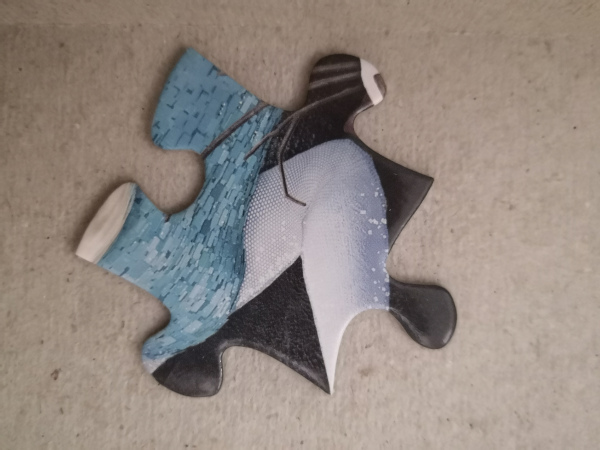
#> input picture Lab2/Images/image-35.jpg, 600 x 450 px
$ python -i stat_classifier.py   (imports and definitions only)
#> lines starting #> are read from the running program, lines starting #| are printed output that depends on the picture; after the words box and inside, x2 and y2 are one past the last pixel; in counts of white or black regions, pixels touching at a corner belong together; pictures that were not available may be replaced by others from this repository, and a replacement may not be noted
from scipy.stats import multivariate_normal
import numpy as np
import matplotlib.pyplot as plt
import cv2
import os

vertical_prewitt = np.array([
    [1,1,1],
    [0,0,0],
    [-1,-1,-1]
])
horizontal_prewitt = np.array([
    [1,0,-1],
    [1,0,-1],
    [1,0,-1]
])

laplacian = np.array([
    [0,-1,0],
    [-1,4,-1],
    [0,-1,0]
])


class Stat_Classifier:

    def __init__(self,image) -> None:
        self.image = image
        pass
    def classify(self,validation_features,fg_features,bg_features,mask,image):
        """
        Multiplies two numbers and returns the result.

        Args:
            image_features : The features for whole image.

        Returns:
            vector (2d): the predictions per pixel.
        """

        fg_feature_matrix = np.stack(fg_features, axis=-1)
        fg_mean_vector = np.mean(fg_feature_matrix, axis=0)
        fg_cov_matrix = np.cov(fg_feature_matrix, rowvar=False)
        print("fg mean shape:",fg_mean_vector.shape)
        print("fg cov shape:", fg_cov_matrix.shape)
        # print(np.sum(fg_mean_vector))

        #make each feature a row in the matrix
        # print(fg_features.shape)
        bg_feature_matrix = np.stack(bg_features, axis=-1)
        bg_mean_vector = np.mean(bg_feature_matrix, axis=0)
        bg_cov_matrix = np.cov(bg_feature_matrix, rowvar=False)
        print("bg mean shape:",bg_mean_vector.shape)
        print("bg cov shape",bg_cov_matrix.shape)


        reshaped_features = validation_features.T


        ####### vector of predictions #######
        probabilities = self.foreground_given_pixel(reshaped_features, fg_mean_vector, fg_cov_matrix, bg_mean_vector, bg_cov_matrix,mask,image)

        height, width = self.image.shape[0], self.image.shape[1]

        predictions_reshaped = probabilities.reshape(height, width)

        return predictions_reshaped

    def foreground_given_pixel(self,x,fg_mean, fg_cov, bg_mean, bg_cov,mask,image):
        """
        Args:
            mask (2d array): Remember to binarize it.
            image (type):the original image.

        Returns:
            type: probability.
        """
        N = image.shape[0]*image.shape[1]
        N_fg = np.sum(mask)
        N_bg = N - N_fg

        numerator = multivariate_normal.pdf( x, mean = fg_mean, cov= fg_cov, allow_singular=True) * (N_fg)
        denominator = multivariate_normal.pdf(x, mean=fg_mean, cov=fg_cov, allow_singular=True)*N_fg \
                    + multivariate_normal.pdf( x, mean= bg_mean, cov= bg_cov, allow_singular=True) * (N_bg)
        small_value = 1e-10  # You can adjust the small value if needed
        denominator = np.where(denominator == 0, small_value, denominator)
        probability = numerator/denominator
        return probability

    def getFeatures(self,training_img, mask, show_plot=False):
        """
        Parameters:
            training_img (2d array): training image.
            mask (type): binarized image.

        Returns:
            type: Flattened features.
        """
        if(type(mask[0][0]) != np.bool_):
            binary_mask = mask >128

        #add dimensions
        # print(binary_mask.shape)
        hsv_training_img = cv2.cvtColor(training_img, cv2.COLOR_BGR2RGB)
        v,s,h = cv2.split(hsv_training_img)
        h, s,v = h*binary_mask, s*binary_mask, v*binary_mask
        # print(h.shape)
        b,g,r = cv2.split(training_img)
        r,g,b = r*binary_mask, g*binary_mask, b*binary_mask


        # get vertical prewitt for separated channels

        vert_prewitt_r = cv2.filter2D(src=r, ddepth=-1, kernel=vertical_prewitt)
        vert_prewitt_g = cv2.filter2D(src=g, ddepth=-1, kernel=vertical_prewitt)
        vert_prewitt_b = cv2.filter2D(src=b, ddepth=-1, kernel=vertical_prewitt)
        # get horizontal prewitt for separated channels

        hori_prewitt_r = cv2.filter2D(src=r, ddepth=-1, kernel=horizontal_prewitt)
        hori_prewitt_g = cv2.filter2D(src=g, ddepth=-1, kernel=horizontal_prewitt)
        hori_prewitt_b = cv2.filter2D(src=b, ddepth=-1, kernel=horizontal_prewitt)
        # get Laplacian for separated channels

        laplace_r = cv2.filter2D(src=r, ddepth=-1, kernel=laplacian)
        laplace_g = cv2.filter2D(src=g, ddepth=-1, kernel=laplacian)
        laplace_b = cv2.filter2D(src=b, ddepth=-1, kernel=laplacian)

        if show_plot:
            # vertical prewitt plot
            fig, axes = plt.subplots(nrows = 1, ncols = 3, figsize=(16,4))
            plt.subplot(1,3,1), plt.imshow( vert_prewitt_r,cmap="gray"), plt.axis("off")
            plt.subplot(1,3,2), plt.imshow( vert_prewitt_g,cmap="gray"), plt.axis("off")
            plt.subplot(1,3,3), plt.imshow( vert_prewitt_b,cmap="gray"), plt.axis("off")
            plt.suptitle("Vertical Prewitt of RGB image")
            plt.show()

            # horizontal prewitt plot
            fig, axes = plt.subplots(nrows = 1, ncols = 3, figsize=(16,4))
            plt.subplot(1,3,1), plt.imshow( hori_prewitt_r,cmap="gray"), plt.axis("off")
            plt.subplot(1,3,2), plt.imshow( hori_prewitt_g,cmap="gray"), plt.axis("off")
            plt.subplot(1,3,3), plt.imshow( hori_prewitt_b,cmap="gray"), plt.axis("off")
            plt.suptitle("Horizontal Prewitt of RGB image")
            plt.show()

            # laplace plot
            fig, axes = plt.subplots(nrows = 1, ncols = 3, figsize=(16,4))
            plt.subplot(1,3,1), plt.imshow( laplace_r,cmap="gray"), plt.axis("off")
            plt.subplot(1,3,2), plt.imshow( laplace_g,cmap="gray"), plt.axis("off")
            plt.subplot(1,3,3), plt.imshow( laplace_b,cmap="gray"), plt.axis("off")
            plt.suptitle("Laplacian of RGB image")
            plt.show()

        features = [
            vert_prewitt_r, hori_prewitt_r,
            vert_prewitt_g, hori_prewitt_g,
            vert_prewitt_b, hori_prewitt_b,
            laplace_r, laplace_g, laplace_b,
            r, g, b,
            h, s, v
        ]

        flattened_features = np.array([f[binary_mask].flatten() for f in features])
        # print(flattened_features[0].shape)

        return np.array(flattened_features)


    def dummy_test(self):
        # Mask,inverse and image (original in the lab1)

        image = cv2.imread("Images/image-35.jpg")
        mask = cv2.imread("Images/mask-35.png",cv2.IMREAD_GRAYSCALE)
        inverse_mask = 255-mask
        class_inst = Stat_Classifier(image)

        # Validation features
        null = np.ones_like(mask)*255
        validation_img = cv2.imread("Images/image-83.jpg")


        # Get Features
        validation_features = class_inst.getFeatures(validation_img, null, show_plot=True)
        fg_features = class_inst.getFeatures(image, mask, show_plot=False)
        bg_features = class_inst.getFeatures(image, inverse_mask, show_plot=False)

        # Classify the original
        verify_img = class_inst.classify(validation_features, fg_features, bg_features,mask,image)
        theta = 0.5
        thresholded_img = verify_img.copy() > theta
        plt.imshow(thresholded_img, cmap="gray"), plt.title("Validation image prediction")
        plt.show()

>>> import cv2
>>> picture = cv2.imread('Images/image-35.jpg', cv2.IMREAD_GRAYSCALE)
#> picture: shape (450, 600); min 22, max 230, mean 137.9
>>> result = Stat_Classifier(picture).dummy_test()
#> in dummy_test, image is the input picture: shape (450, 600, 3); mean B, G, R 128.9, 135.6, 146
#> in dummy_test, `inverse_mask = 255-mask`:
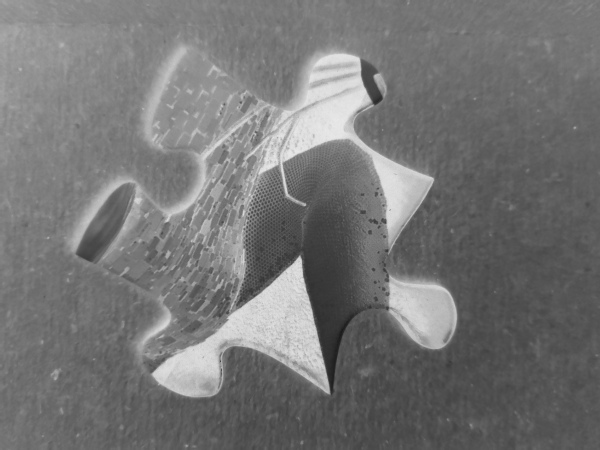
#> inverse_mask: shape (450, 600); min 25, max 233, mean 117.1
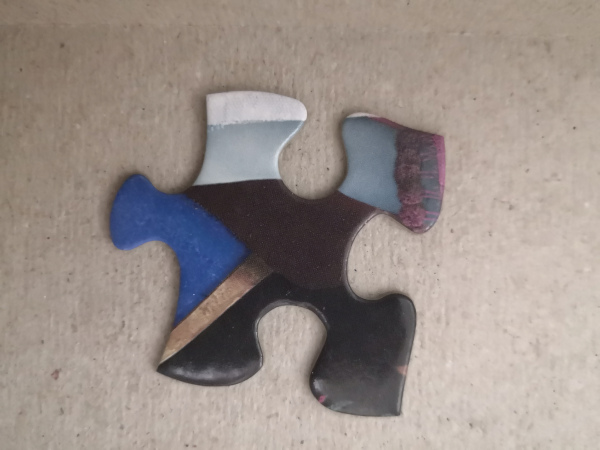
#> input picture Lab2/Images/image-83.jpg, 600 x 450 px
#> in dummy_test, validation_img is the input picture: shape (450, 600, 3); mean B, G, R 137, 142.6, 153.3
#> in getFeatures, `binary_mask = mask >128`: binary_mask: shape (450, 600) bool; every value is 1
#> call 2 of getFeatures, with show_plot = False
#> in getFeatures (call 2), `binary_mask = mask >128`:
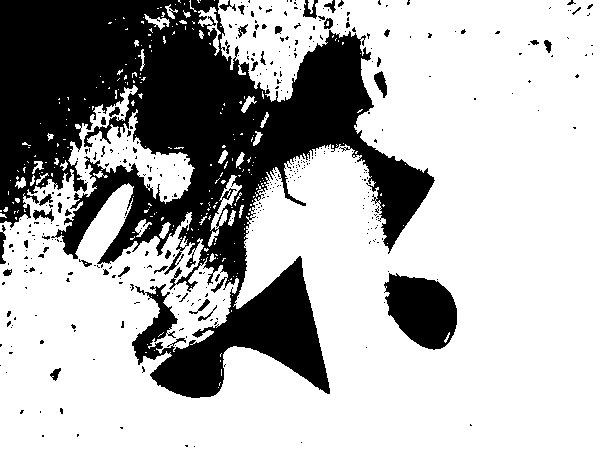
#> binary_mask: shape (450, 600) bool; 69.6% white; 392 black regions (353 under 20 px), largest, box (x1, y1, x2, y2) and area: (0, 0, 435, 398) 74634, (384, 273, 457, 350) 3941, (374, 71, 387, 98) 196
#> in getFeatures (call 2), `h, s,v = h*binary_mask, s*binary_mask, v*binary_mask`:
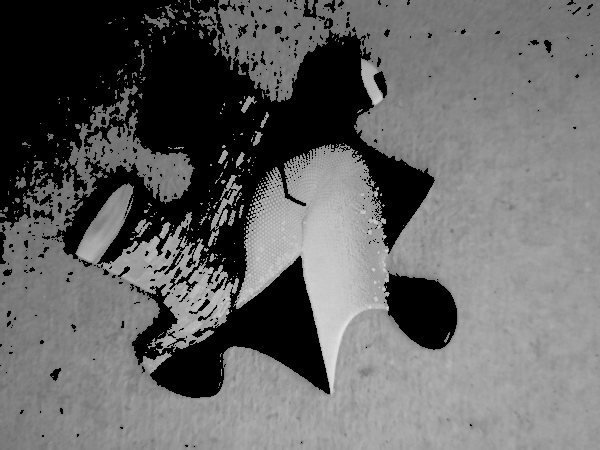
#> h: shape (450, 600); min 0, max 230, mean 101.1
#> in getFeatures (call 2), `h, s,v = h*binary_mask, s*binary_mask, v*binary_mask`:
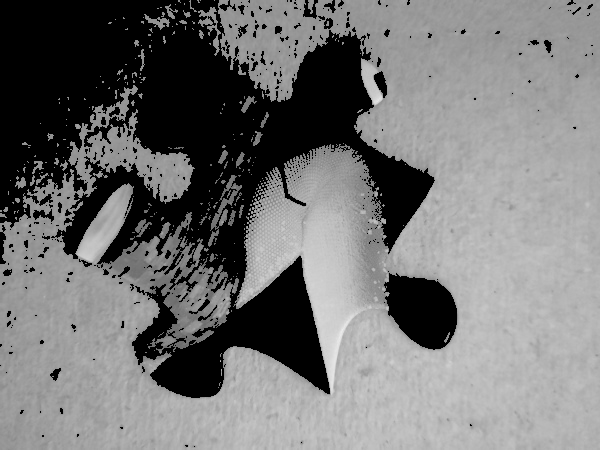
#> v: shape (450, 600); min 0, max 236, mean 116.1
#> call 3 of getFeatures, with show_plot = False
#> in getFeatures (call 3), `binary_mask = mask >128`: binary_mask: shape (450, 600) bool; 28.3% white; 374 white regions (326 under 20 px), largest, box (x1, y1, x2, y2) and area: (0, 0, 434, 398) 68862, (384, 274, 457, 350) 3906, (374, 72, 387, 98) 188
#> in getFeatures (call 3), `h, s,v = h*binary_mask, s*binary_mask, v*binary_mask`:
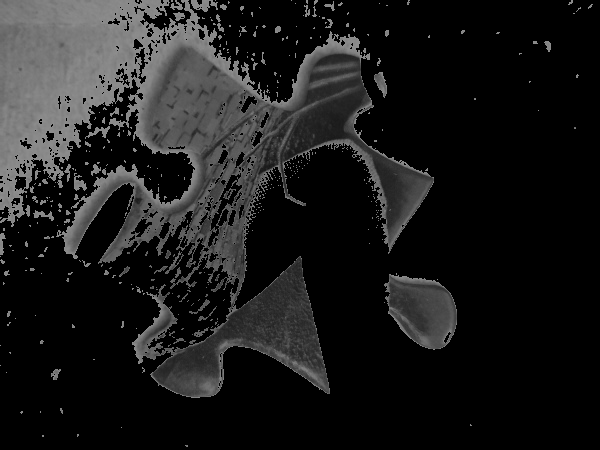
#> v: shape (450, 600); min 0, max 142, mean 27
#> in getFeatures (call 3), `hori_prewitt_b = cv2.filter2D(src=b, ddepth=-1, kernel=horizontal_prew..`:
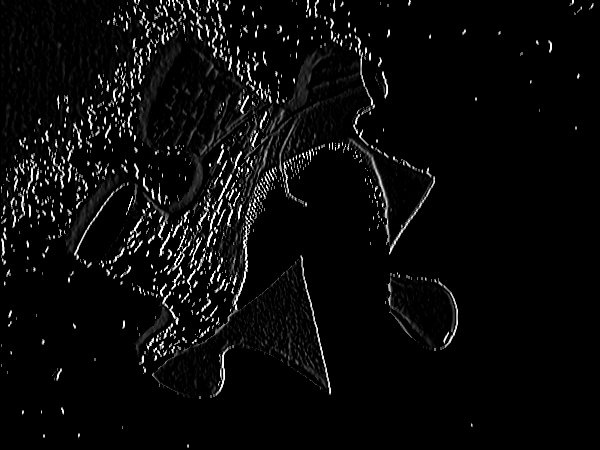
#> hori_prewitt_b: shape (450, 600); min 0, max 255, mean 10.5
#> in classify, `fg_mean_vector = np.mean(fg_feature_matrix, axis=0)`: fg_mean_vector = [9.67, 11.68, 9.58, 11.54, 9.51, 11.41, 13.48, 13.35, 13, 166.9, 153.8, 145.3, 145.3, 153.8, 166.9]
#| fg mean shape: (15,)
#| fg cov shape: (15, 15)
#> in classify, `bg_mean_vector = np.mean(bg_feature_matrix, axis=0)`: bg_mean_vector = [19.38, 21.32, 19.12, 21.43, 18.86, 21.42, 28.43, 28.47, 27.74, 95.45, 91.5, 89.52, 89.52, 91.5, 95.45]
#| bg mean shape: (15,)
#| bg cov shape (15, 15)
#> in foreground_given_pixel, `N_fg = np.sum(mask)`: N_fg = 37234221
#> in foreground_given_pixel, `N_bg = N - N_fg`: N_bg = -36964221
